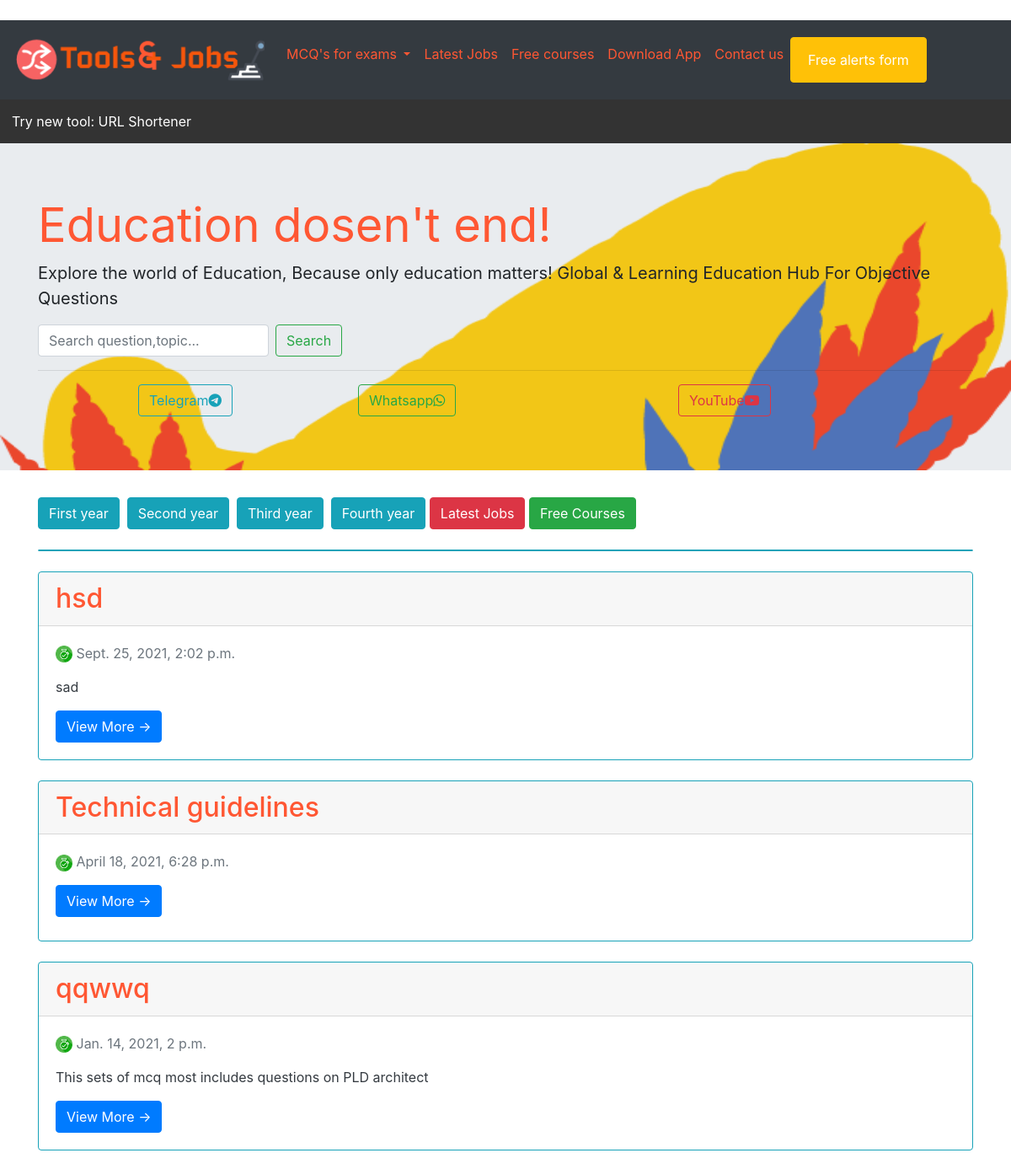
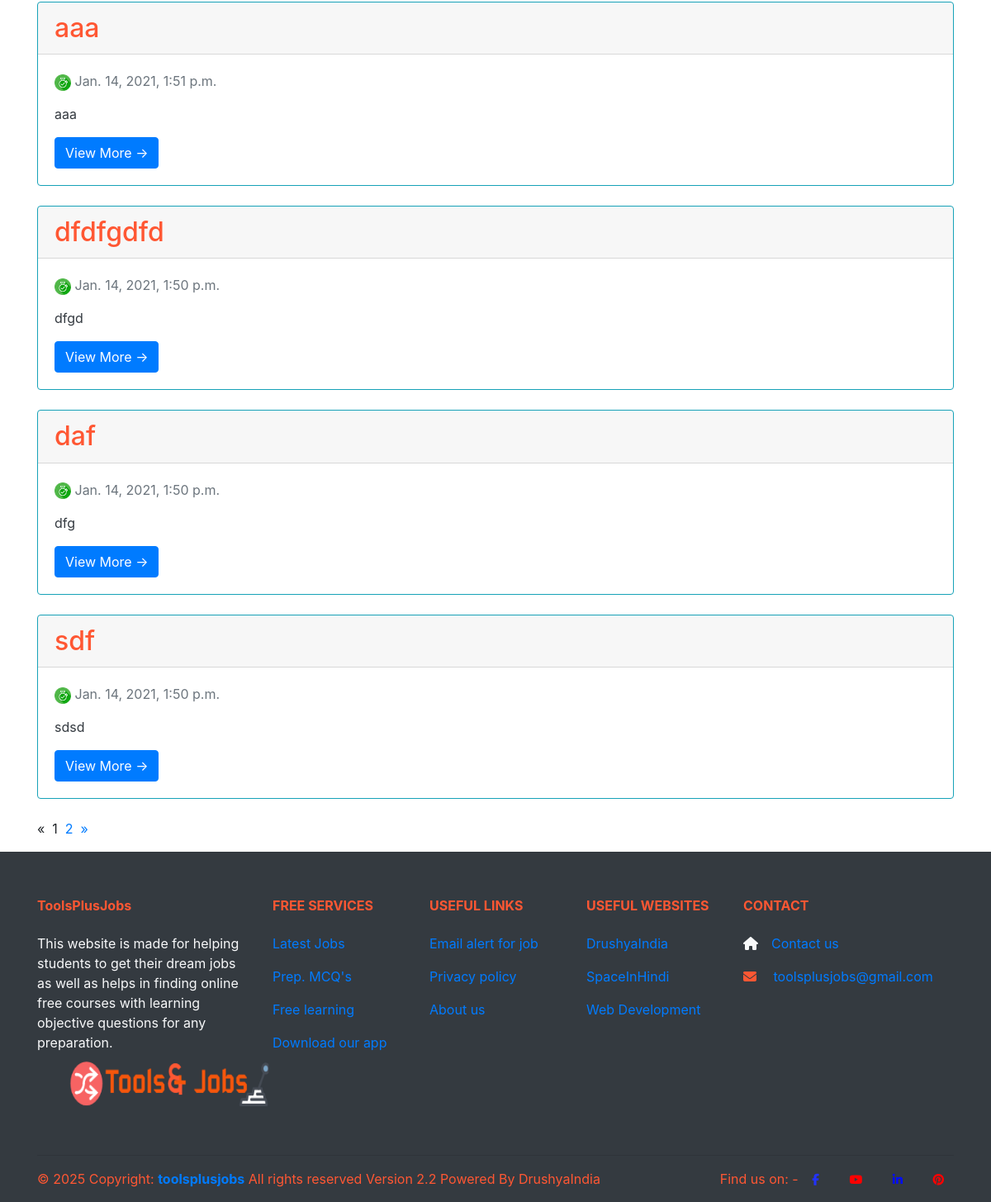
The app's page /mcq/ with its own data (2 pictures, top to bottom).
### techmcq/models.py (models this page shows, shortened)
class TechMCQ(models.Model):
    titles1 = models.CharField(max_length=300, unique=True)
    slug1 = models.SlugField(max_length=300, unique=True)
    desc = models.CharField(max_length=170,null=True)
    category = models.ForeignKey(Category, on_delete=models.PROTECT,default=1)
    photos1 = models.ImageField(upload_to='pics', blank=True, default='pics/autocad-engifree.jpg')
    contents1 = RichTextUploadingField(blank=True, null=True)
    updated_on1 = models.DateTimeField(auto_now=True)
    created_on1 = models.DateTimeField(auto_now_add=True)
    status = models.IntegerField(choices=STATUS, default=0)
    age_range = models.CharField(blank=True, null=True, max_length=15)
    asseses = models.CharField(blank=True, null=True, max_length=200)
    target_name1 = models.CharField(blank=True, null=True, max_length=35)
    target_name2 = models.CharField(blank=True, null=True, max_length=35)
    name = models.CharField(blank=True, null=True, max_length=200)
    about_name = models.CharField(blank=True, null=True, max_length=150)
    que_name1 = models.CharField(blank=True, null=True, max_length=150)
    que_text1 = models.CharField(blank=True, null=True, max_length=320)
    que_hint1 = models.CharField(blank=True, null=True, max_length=100)
    ans_text0 = models.CharField(blank=True, null=True, max_length=150)
    ans_hint0 = models.CharField(blank=True, null=True, max_length=100)
    ans_text1 = models.CharField(blank=True, null=True, max_length=150)
    ans_hint1 = models.CharField(blank=True, null=True, max_length=100)
    ans_text2 = models.CharField(blank=True, null=True, max_length=150)
    ans_hint2 = models.CharField(blank=True, null=True, max_length=100)
    accepted_text1 = models.CharField(blank=True, null=True, max_length=150)
    accepted_hint1 = models.CharField(blank=True, null=True, max_length=100)
    ans_exp = models.CharField(blank=True, null=True, max_length=200)
    que_name2 = models.CharField(blank=True, null=True, max_length=150)
    que_text2 = models.CharField(blank=True, null=True, max_length=320)
    que_hint2 = models.CharField(blank=True, null=True, max_length=100)
    ans_text00 = models.CharField(blank=True, null=True, max_length=150)
    ans_hint00 = models.CharField(blank=True, null=True, max_length=100)
    ans_text11 = models.CharField(blank=True, null=True, max_length=150)
    ans_hint11 = models.CharField(blank=True, null=True, max_length=100)
    ans_text22 = models.CharField(blank=True, null=True, max_length=150)
    ans_hint22 = models.CharField(blank=True, null=True, max_length=100)
    accepted_text11 = models.CharField(blank=True, null=True, max_length=150)
    accepted_hint11 = models.CharField(blank=True, null=True, max_length=100)
    ans_expl = models.CharField(blank=True, null=True, max_length=200)
    class Meta:
        ordering = ['-created_on1']

### techmcq/views.py (the view)
# urls.py: path('', views.TestList.as_view(), name='mcq'),
class TestList(generic.ListView):
    queryset = TechMCQ.objects.order_by('-created_on1')
    template_name = 'test-list.html'
    paginate_by = 7

### templates/test-list.html (shortened to what this page needs)
{% extends 'basic.html' %}
{% block meta %}{% load static %}
  {% endblock %}
{% block nav %}
<nav class="navbar sticky-top navbar-expand-lg navbar-dark bg-dark">
  <a class="navbar-brand" href="{% url 'index' %}">
    <img src="{% static 'imgs/logo4.png' %}" style="width:300px;"  loading="lazy" title="ToolsandJobs logo" alt="Toolsandjobs company logo">
  </a>
  <div class="collapse navbar-collapse" id="navbarNavDropdown">
    <ul class="navbar-nav">
        {% block mcqcat %}
      <li class="nav-item dropdown">
        <a style="color:#FF5733;" class="nav-link dropdown-toggle" href="#" role="button" data-toggle="dropdown" aria-haspopup="true" aria-expanded="false">
		MCQ's for exams
		</a>
      </li>
        {% endblock %}
        <li class="nav-item">
          <a style="color:#FF5733;" class="nav-link" href="/mcq/category/Jobs">
      Latest Jobs
      </a>
        </li>
        <li class="nav-item">
          <a style="color:#FF5733;" class="nav-link" href="/mcq/category/FreeCourses">
      Free courses
      </a>
        </li>
      <li class="nav-item">
        <a style="color:#FF5733;" class="nav-link" href="{% url 'downloadapp' %}">
		Download App
		</a>
      </li>
        {% block content5 %}
      <li class="nav-item">
        <a style="color:#FF5733;" class="nav-link" href="{% url 'contactus' %}">Contact us</a>
      </li>
        {% endblock %}
	  {% block content4 %}
	  <button type="button" style="left-margin:20px;" class="btn btn-warning">
      <li class="nav-item">
        <a style="color:white;" class="nav-link" href="{% url 'suscribe' %}">Free alerts form</a>
      </li>
	  </button>
      {% endblock %}
	</ul>
  </div>
</nav>
<div class="scrollmenu">
  <a href="{% url 'ushort' %}">Try new tool: URL Shortener</a>
</div>
{% endblock %}
{% block content1 %}
<div class="jumbotron jumbotron-fluid" style="background-image: url({% static 'imgs/preparation-blog-image.png' %}); background-size: 100% 100%;">
  <div class="container">
    <h1 class="display-4" style="color:#FF5733;"><b>Education dosen't end!</b></h1>
    <p class="lead"><b>Explore the world of Education, Because only education matters! Global & Learning Education Hub For Objective Questions</b></p>
    <form action="{% url 'searchmcq' %}" method="GET"  class="form-inline ">
      <input class="form-control mr-sm-2" name="q" type="search" placeholder="Search question,topic..." aria-label="Search">
      <button name="submit" class="btn btn-outline-success my-2 my-sm-0" type="submit">Search</button>
</form><hr>
  <div class="row">
    <div class="col">
<center>
<a href="https://t.me/toolsjobs"><button type="button" class="btn btn-outline-info">Telegram<i class="fa fa-telegram" aria-hidden="true"></i>
</button></a>
</center>
      </div>
    <div class="col">
<a href="https://chat.whatsapp.com/DVclnLKJGNnDQxnxG7vRfT"><button type="button" class="btn btn-outline-success">Whatsapp<i class="fa fa-whatsapp" aria-hidden="true"></i>
</button></a>
       </div>
    <div class="col">
<a href="https://www.youtube.com/channel/UCAKcKpuKDjXi_Fc4hp-lQPA"><button type="button" class="btn btn-outline-danger">YouTube<i class="fa fa-youtube" aria-hidden="true"></i>
</button></a>
       </div>
  </div>
</div>
  </div>
<div class="container">
  <a class="btn btn-info" href="/mcq/category/firstyear" role="button">First year</a>&nbsp;
  <a class="btn btn-info" href="/mcq/category/secondyear" role="button">Second year</a>&nbsp;
  <a class="btn btn-info" href="/mcq/category/thirdyear" role="button">Third year</a>&nbsp;
  <a class="btn btn-info" href="/mcq/category/lastyear" role="button">Fourth year</a>
  <a class="btn btn-danger" href="/mcq/category/Jobs" role="button">Latest Jobs</a>
  <a class="btn btn-success" href="/mcq/category/FreeCourses" role="button">Free Courses</a>
</div><br>
{% endblock %}
{% block content2 %}
<div class="container">
<div class="card border-info" style="align:right;">
</div>
<br>
  {% for post in techmcq_list %}
<div class="card border-info" style="align:right;">
  <div class="card-header h2" style="color:#FF5733;">{{ post.titles1 }}</div>
  <div class="card-body text-dark">
  <p class="card-text text-muted"><img src="{% static 'imgs/created-on-toolsandjobs.png' %}" width="20px" height="20px"> {{ post.created_on1}} </p>
    <p class="card-text">{{post.contents1|slice:":60"|safe }}</p>
    <a href="{% url 'test_detail' post.slug1  %}" class="btn btn-primary">View More &rarr;</a>
  </div>
</div><br>
  {% endfor %}
{% if is_paginated %}
  <ul class="pagination">
    {% if page_obj.has_previous %}
      <li><a href="?page={{ page_obj.previous_page_number }}">&laquo;</a></li>
    {% else %}
      <li class="disabled"><span>&laquo;</span></li>&nbsp;&nbsp;
    {% endif %}
    {% for i in paginator.page_range %}
      {% if page_obj.number == i %}
        <li class="active"><span>{{ i }} <span class="sr-only">(current)</span></span></li>&nbsp;&nbsp;
      {% else %}
        <li><a href="?page={{ i }}">{{ i }}</a></li>&nbsp;&nbsp;
      {% endif %}
    {% endfor %}
    {% if page_obj.has_next %}
      <li><a href="?page={{ page_obj.next_page_number }}">&raquo;</a></li>
    {% else %}
      <li class="disabled"><span>&raquo;</span></li>
    {% endif %}
  </ul>
{% endif %}
  </div>
{% endblock %}

### templates/basic.html (shortened to what this page needs)
﻿<!DOCTYPE html>
{% load cloudinary %}
{% load static %}
<html lang="en" xmlns="http://www.w3.org/1999/xhtml">
<head>
  <link rel="stylesheet" href="https://stackpath.bootstrapcdn.com/bootstrap/4.5.2/css/bootstrap.min.css"
>
</head>
{% block body %}
<body>
  {% block nav %}{% endblock %}
  {% block content1 %}{% endblock %}
  {% block content2 %}{% endblock %}
  {% endblock %}
  {% block footer %}
  <div class="fluid">
    <footer class="page-footer font-small text-light bg-dark pt-4">
      <div class="container text-center text-md-left">
        <div class="row text-center text-md-left mt-3 pb-3">
          <div class="col-md-3 col-lg-3 col-xl-3 mx-auto mt-3">
            <h6 style="color:#FF5733;" class="mb-4 font-weight-bold">ToolsPlusJobs</h6>
            <p>This website is made for helping students to get their dream jobs as well as helps in
              finding online free courses with learning objective questions for any preparation.
              <img style="padding-right:80px;" src="{% static 'imgs/logo3.png' %}" alt="Toolsandjobs company logo"
                width="400" height="76" loading="lazy">
            </p>
          </div>
          <div class="col-md-2 col-lg-2 col-xl-2 mx-auto mt-3">
            <h6 style="color:#FF5733;" class="text-uppercase mb-4 font-weight-bold">Free Services</h6>
            <p>
              <a href="/mcq/category/Jobs">Latest Jobs</a>
            </p>
            <p>
              <a href="{% url 'mcq' %}">Prep. MCQ's</a>
            </p>
            <p>
              <a href="/mcq/category/FreeCourses">Free learning</a>
            </p>
            <p>
              <a href="{% url 'downloadapp' %}">Download our app</a>
            </p>
          </div>
          <div class="col-md-3 col-lg-2 col-xl-2 mx-auto mt-3">
            <h6 style="color:#FF5733;" class="text-uppercase mb-4 font-weight-bold">Useful links</h6>
            <p>
              <a href="{% url 'suscribe' %}">Email alert for job</a>
            </p>
            <p>
              <a href="{% url 'privacy_policy' %}">Privacy policy</a>
            </p>
            <p>
              <a href="{% url 'about_us' %}">About us</a>
            </p>
          </div>
          <div class="col-md-2 col-lg-2 col-xl-2 mx-auto mt-3">
            <h6 style="color:#FF5733;" class="text-uppercase mb-4 font-weight-bold">Useful Websites</h6>
            <p>
              <a href="https://drushyaindia.tech">DrushyaIndia</a>
            </p>
            <p>
              <a href="https://spaceinhindi.in">SpaceInHindi</a>
            </p>
            <p>
              <a href="https://drushyaindia.tech/web-development">Web Development</a>
            </p>
          </div>
          <div class="col-md-4 col-lg-3 col-xl-3 mx-auto mt-3">
            <h6 style="color:#FF5733;" class="text-uppercase mb-4 font-weight-bold">Contact</h6>
            <p>
              <i class="fas fa-home mr-3"></i><a href="{% url 'contactus' %}">Contact us</a>
            </p>
            <p style="color:#FF5733;">
              <i class="fas fa-envelope mr-3"></i><a href="mailto:toolsplusjobs@gmail.com"> toolsplusjobs@gmail.com</a>
            </p>
          </div>
        </div>
        <hr>
        <div class="row d-flex align-items-center">
          <div class="col-md-7 col-lg-8">
            <p style="color:#FF5733;" class="text-center text-md-left">© 2025 Copyright:
              <a href="{% url 'index' %}">
                <strong>toolsplusjobs</strong>
              </a>
              All rights reserved Version 2.2 Powered By DrushyaIndia
            </p>
          </div>
          <div class="col-md-5 col-lg-4 ml-lg-0">
            <div class="text-center text-md-right">
              <ul style="color:#FF5733;" class="list-unstyled list-inline">Find us on: -
                <li class="list-inline-item">
                  <a href="https://www.facebook.com/toolsandjobs/" class="btn-floating btn-sm rgba-white-slight mx-1">
                    <i style="color:#2232F9;" class="fab fa-facebook-f"></i>
                  </a>
                </li>
                <li class="list-inline-item">
                  <a href="https://www.youtube.com/channel/UCAKcKpuKDjXi_Fc4hp-lQPA"
                    class="btn-floating btn-sm rgba-white-slight mx-1">
                    <i style="color:red;" class="fab fa-youtube"></i>
                  </a>
                </li>
                <li class="list-inline-item">
                  <a href="https://in.linkedin.com/in/drushya-india-15bb521a9"
                    class="btn-floating btn-sm rgba-white-slight mx-1">
                    <i style="color:#000CFF;" class="fab fa-linkedin-in"></i>
                  </a>
                </li>
                <li class="list-inline-item">
                  <a href="https://in.pinterest.com/toolsplusjob/" class="btn-floating btn-sm rgba-white-slight mx-1">
                    <i style="color:red;" class="fa fa-pinterest"></i>
                  </a>
                </li>
              </ul>
            </div>
          </div>
        </div>
      </div>
    </footer>
  </div>
  {% endblock %}
</body>
</html>

### templates/basic.html (style rules this page uses)
html, body { margin: 0; padding: 0; overflow-x: hidden; }
div.scrollmenu { background-color: #333; overflow: auto; white-space: nowrap; }
div.scrollmenu a { display: inline-block; color: white; text-align: center; padding: 14px; text-decoration: none; }
body { overflow-x: hidden; width: 100vw; }

### records on screen
TechMCQ: titles1 "hsd", created_on1 "Sept. 25, 2021, 2:02 p.m.", contents1 "sad"
TechMCQ: titles1 "Technical guidelines", created_on1 "April 18, 2021, 6:28 p.m."
TechMCQ: titles1 "qqwwq", created_on1 "Jan. 14, 2021, 2 p.m.", contents1 "This sets of mcq most includes questions on PLD architect"
TechMCQ: titles1 "aaa", created_on1 "Jan. 14, 2021, 1:51 p.m.", contents1 "aaa"
TechMCQ: titles1 "dfdfgdfd", created_on1 "Jan. 14, 2021, 1:50 p.m.", contents1 "dfgd"
TechMCQ: titles1 "daf", created_on1 "Jan. 14, 2021, 1:50 p.m.", contents1 "dfg"
TechMCQ: titles1 "sdf", created_on1 "Jan. 14, 2021, 1:50 p.m.", contents1 "sdsd"

### other values on screen
{{ i }} "1"
{{ i }} "2"
